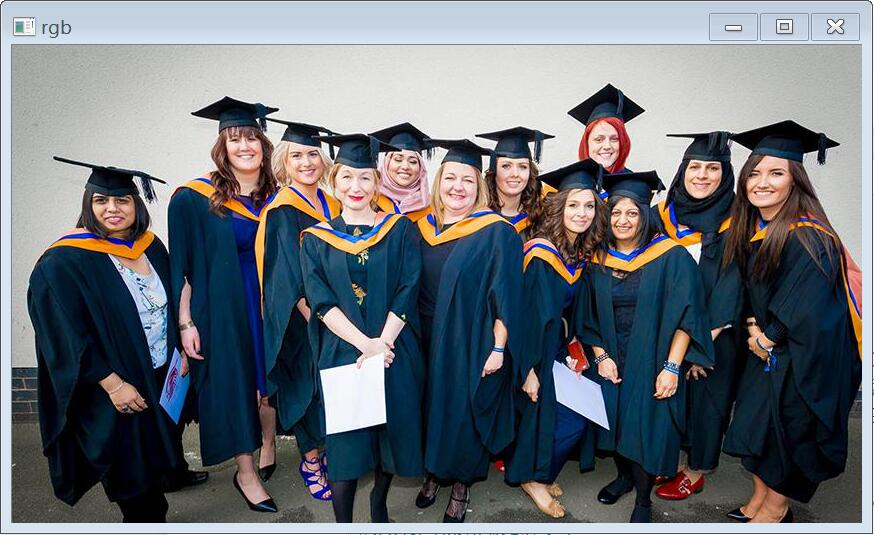
#> input picture Detect_box/41.jpg, 874 x 535 px
$ python det.py
#> lines starting #> are read from the running program, lines starting #| are printed output that depends on the picture; after the words box and inside, x2 and y2 are one past the last pixel; in counts of white or black regions, pixels touching at a corner belong together
import cv2
import numpy as np7

def match(matchvalue):
    img2 = img.copy()

    result = cv2.matchTemplate(img,template,matchvalue)

    cv2.normalize(result,result,0,255,cv2.NORM_MINMAX)

    mini,maxi,(mx,my),(Mx,My) = cv2.minMaxLoc(result)    # We find minimum and maximum value locations in result

    if matchvalue in [0,1]: # For SQDIFF and SQDIFF_NORMED, the best matches are lower values.
        MPx,MPy = mx,my
    else:                   # Other cases, best matches are higher values.
        MPx,MPy = Mx,My

    # Normed methods give better results, ie matchvalue = [1,3,5], others sometimes shows errors
    cv2.rectangle(img2, (MPx,MPy),(MPx+tcols,MPy+trows),(0,0,255),2)

    cv2.imshow('input',img2)
    cv2.imshow('output',result)

img = cv2.imread('41.jpg')
#> img is the input picture: shape (535, 874, 3); mean B, G, R 117.9, 111.6, 106.9
template = cv2.imread('template.jpg')
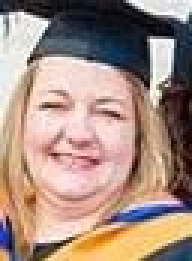
#> input picture Detect_box/template.jpg, 64 x 87 px (shown 3 times larger)
#> template is the input picture: shape (87, 64, 3); mean B, G, R 129.9, 141.6, 166.6

trows,tcols = template.shape[:2]    # template rows and cols
#> trows = 87; tcols = 64

cv2.namedWindow('input')

matchvalue = 0
max_Trackbar = 5

cv2.createTrackbar('method','input',matchvalue,max_Trackbar,match)

match(0)
#> in match, `result = cv2.matchTemplate(img,template,matchvalue)`:
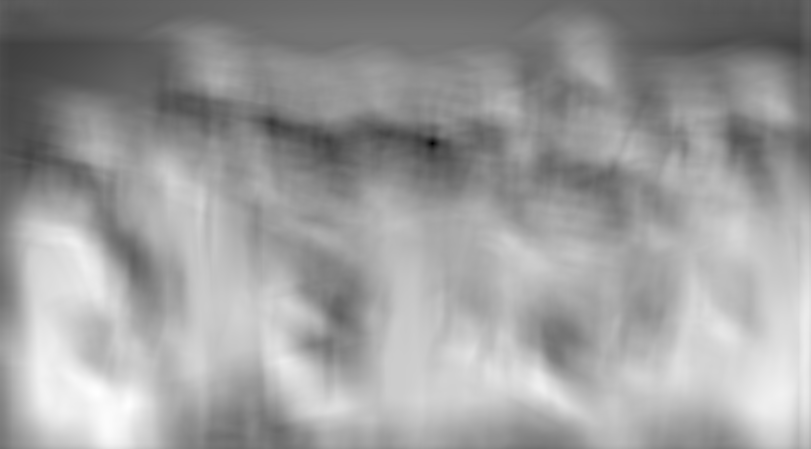
#> result: shape (449, 811) float32; min 688896, max 430956480, mean 264828208; drawn with min black and max white
#> in match, `mini,maxi,(mx,my),(Mx,My) = cv2.minMaxLoc(result)`: mini = -6.68e-09; maxi = 255; mx = 432; my = 143; Mx = 97; My = 393
#> in match, `MPx,MPy = mx,my`: MPx = 432; MPy = 143
#> in match, `cv2.rectangle(img2, (MPx,MPy),(MPx+tcols,MPy+trows),(0,0,255),2)`:
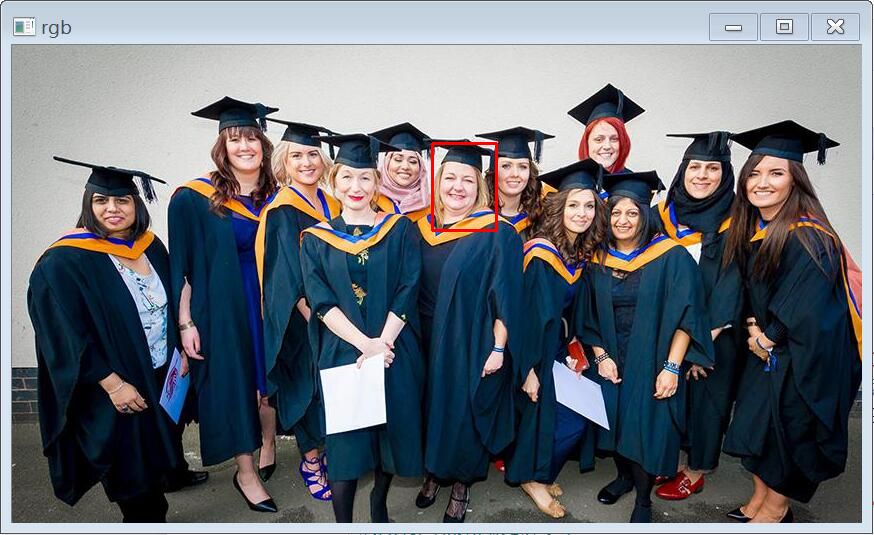
#> img2: shape (535, 874, 3); 0.19% of pixels changed, all inside (x1, y1, x2, y2) = (431, 142, 498, 232)
#> in match, `cv2.imshow('output',result)`:
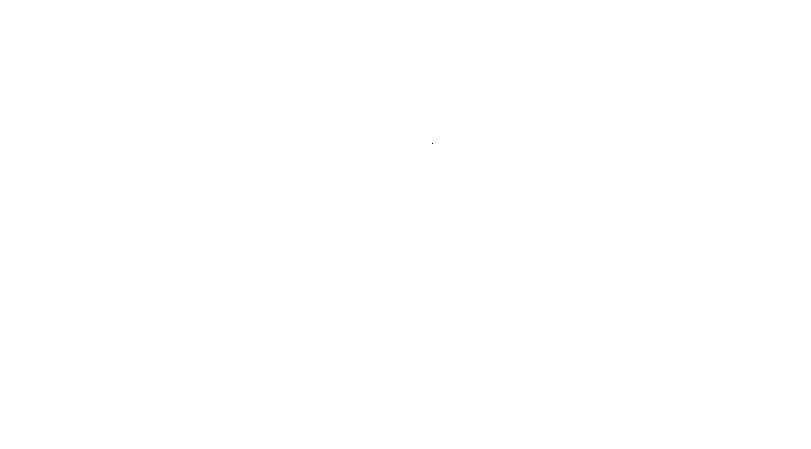
#> window 'output': shape (449, 811); 100% white; black in thin lines or dots, all inside (x1, y1, x2, y2) = (432, 143, 433, 144)

if cv2.waitKey(0) == 27:
#> (key Esc is pressed here)
	cv2.destroyAllWindows()
